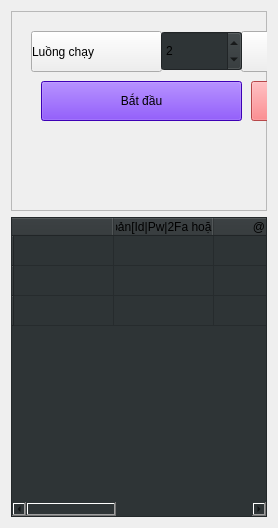
                  <widget class="QWidget" name="page_view">
                   <layout class="QVBoxLayout" name="verticalLayout_4">
                    <item>
                     <widget class="QFrame" name="frame_11">
                      <property name="minimumSize">
                       <size>
                        <width>0</width>
                        <height>200</height>
                       </size>
                      </property>
                      <property name="maximumSize">
                       <size>
                        <width>16777215</width>
                        <height>16777215</height>
                       </size>
                      </property>
                      <property name="frameShape">
                       <enum>QFrame::StyledPanel</enum>
                      </property>
                      <property name="frameShadow">
                       <enum>QFrame::Raised</enum>
                      </property>
                      <widget class="QPushButton" name="start_button">
                       <property name="geometry">
                        <rect>
                         <x>30</x>
                         <y>70</y>
                         <width>201</width>
                         <height>40</height>
                        </rect>
                       </property>
                       <property name="minimumSize">
                        <size>
                         <width>0</width>
                         <height>40</height>
                        </size>
                       </property>
                       <property name="styleSheet">
                        <string notr="true">background-color: rgb(85, 0, 255);

</string>
                       </property>
                       <property name="text">
                        <string>Bắt đầu</string>
                       </property>
                       <property name="icon">
                        <iconset resource="resources.qrc">
                         <normaloff>:/icons/icons/play.png</normaloff>:/icons/icons/play.png</iconset>
                       </property>
                       <property name="iconSize">
                        <size>
                         <width>24</width>
                         <height>24</height>
                        </size>
                       </property>
                      </widget>
                      <widget class="QPushButton" name="stop_button">
                       <property name="geometry">
                        <rect>
                         <x>240</x>
                         <y>70</y>
                         <width>201</width>
                         <height>40</height>
                        </rect>
                       </property>
                       <property name="minimumSize">
                        <size>
                         <width>0</width>
                         <height>40</height>
                        </size>
                       </property>
                       <property name="styleSheet">
                        <string notr="true">background-color: rgb(255, 99, 102);
</string>
                       </property>
                       <property name="text">
                        <string>Tạm dừng</string>
                       </property>
                       <property name="icon">
                        <iconset resource="resources.qrc">
                         <normaloff>:/icons/icons/stop.png</normaloff>:/icons/icons/stop.png</iconset>
                       </property>
                       <property name="iconSize">
                        <size>
                         <width>24</width>
                         <height>24</height>
                        </size>
                       </property>
                      </widget>
                      <widget class="QPushButton" name="pushButton_3">
                       <property name="geometry">
                        <rect>
                         <x>20</x>
                         <y>20</y>
                         <width>131</width>
                         <height>41</height>
                        </rect>
                       </property>
                       <property name="styleSheet">
                        <string notr="true">text-align: left;</string>
                       </property>
                       <property name="text">
                        <string>Luồng chạy</string>
                       </property>
                       <property name="icon">
                        <iconset resource="resources.qrc">
                         <normaloff>:/icons/icons/calendar.png</normaloff>:/icons/icons/calendar.png</iconset>
                       </property>
                       <property name="iconSize">
                        <size>
                         <width>24</width>
                         <height>24</height>
                        </size>
                       </property>
                      </widget>
                      <widget class="QPushButton" name="pushButton_4">
                       <property name="geometry">
                        <rect>
                         <x>230</x>
                         <y>20</y>
                         <width>91</width>
                         <height>41</height>
                        </rect>
                       </property>
                       <property name="text">
                        <string>Delay</string>
                       </property>
                       <property name="icon">
                        <iconset resource="resources.qrc">
                         <normaloff>:/icons/icons/clock.png</normaloff>:/icons/icons/clock.png</iconset>
                       </property>
                       <property name="iconSize">
                        <size>
                         <width>24</width>
                         <height>24</height>
                        </size>
                       </property>
                      </widget>
                      <widget class="QFrame" name="frame_12">
                       <property name="geometry">
                        <rect>
                         <x>590</x>
                         <y>0</y>
                         <width>130</width>
                         <height>62</height>
                        </rect>
                       </property>
                       <property name="frameShape">
                        <enum>QFrame::StyledPanel</enum>
                       </property>
                       <property name="frameShadow">
                        <enum>QFrame::Raised</enum>
                       </property>
                       <layout class="QHBoxLayout" name="horizontalLayout_6">
                        <property name="leftMargin">
                         <number>0</number>
                        </property>
                        <property name="topMargin">
                         <number>0</number>
                        </property>
                        <property name="rightMargin">
                         <number>0</number>
                        </property>
                        <property name="bottomMargin">
                         <number>0</number>
                        </property>
                        <item>
                         <widget class="QPushButton" name="pushButton_5">
                          <property name="text">
                           <string>Tất cả:</string>
                          </property>
                          <property name="icon">
                           <iconset resource="resources.qrc">
                            <normaloff>:/icons/icons/list.png</normaloff>:/icons/icons/list.png</iconset>
                          </property>
                          <property name="iconSize">
                           <size>
                            <width>24</width>
                            <height>24</height>
                           </size>
                          </property>
                         </widget>
                        </item>
                        <item>
                         <widget class="QLabel" name="label_3">
                          <property name="text">
                           <string>62</string>
                          </property>
                         </widget>
                        </item>
                       </layout>
                      </widget>
                      <widget class="QFrame" name="frame_13">
                       <property name="geometry">
                        <rect>
                         <x>590</x>
                         <y>60</y>
                         <width>130</width>
                         <height>62</height>
                        </rect>
                       </property>
                       <property name="frameShape">
                        <enum>QFrame::StyledPanel</enum>
                       </property>
                       <property name="frameShadow">
                        <enum>QFrame::Raised</enum>
                       </property>
                       <layout class="QHBoxLayout" name="horizontalLayout_8">
                        <property name="spacing">
                         <number>0</number>
                        </property>
                        <property name="leftMargin">
                         <number>0</number>
                        </property>
                        <property name="topMargin">
                         <number>0</number>
                        </property>
                        <property name="bottomMargin">
                         <number>0</number>
                        </property>
                        <item>
                         <widget class="QPushButton" name="pushButton_6">
                          <property name="text">
                           <string>Đã chọn</string>
                          </property>
                          <property name="icon">
                           <iconset resource="resources.qrc">
                            <normaloff>:/icons/icons/check.png</normaloff>:/icons/icons/check.png</iconset>
                          </property>
                          <property name="iconSize">
                           <size>
                            <width>24</width>
                            <height>24</height>
                           </size>
                          </property>
                         </widget>
                        </item>
                        <item>
                         <widget class="QLabel" name="label_8">
                          <property name="text">
                           <string>2</string>
                          </property>
                         </widget>
                        </item>
                       </layout>
                      </widget>
                      <widget class="QSpinBox" name="num_threads">
                       <property name="geometry">
                        <rect>
                         <x>150</x>
                         <y>20</y>
                         <width>81</width>
                         <height>40</height>
                        </rect>
                       </property>
                       <property name="minimumSize">
                        <size>
                         <width>20</width>
                         <height>40</height>
                        </size>
                       </property>
                       <property name="maximumSize">
                        <size>
                         <width>150</width>
                         <height>16777215</height>
                        </size>
                       </property>
                       <property name="sizeIncrement">
                        <size>
                         <width>0</width>
                         <height>40</height>
                        </size>
                       </property>
                       <property name="styleSheet">
                        <string notr="true">background-color: rgb(46, 52, 54);</string>
                       </property>
                       <property name="maximum">
                        <number>999</number>
                       </property>
                       <property name="value">
                        <number>2</number>
                       </property>
                      </widget>
                      <widget class="QSpinBox" name="delay_time">
                       <property name="geometry">
                        <rect>
                         <x>360</x>
                         <y>20</y>
                         <width>81</width>
                         <height>40</height>
                        </rect>
                       </property>
                       <property name="minimumSize">
                        <size>
                         <width>20</width>
                         <height>40</height>
                        </size>
                       </property>
                       <property name="maximumSize">
                        <size>
                         <width>150</width>
                         <height>16777215</height>
                        </size>
                       </property>
                       <property name="sizeIncrement">
                        <size>
                         <width>0</width>
                         <height>40</height>
                        </size>
                       </property>
                       <property name="styleSheet">
                        <string notr="true">background-color: rgb(46, 52, 54);</string>
                       </property>
                       <property name="maximum">
                        <number>999999999</number>
                       </property>
                       <property name="value">
                        <number>200</number>
                       </property>
                      </widget>
                     </widget>
                    </item>
                    <item>
                     <widget class="QTableWidget" name="tableWidget">
                      <property name="sizePolicy">
                       <sizepolicy hsizetype="Expanding" vsizetype="Fixed">
                        <horstretch>0</horstretch>
                        <verstretch>0</verstretch>
                       </sizepolicy>
                      </property>
                      <property name="minimumSize">
                       <size>
                        <width>0</width>
                        <height>300</height>
                       </size>
                      </property>
                      <property name="styleSheet">
                       <string notr="true">background-color: rgb(46, 52, 54);</string>
                      </property>
                      <row>
                       <property name="text">
                        <string/>
                       </property>
                      </row>
                      <row>
                       <property name="text">
                        <string/>
                       </property>
                      </row>
                      <row>
                       <property name="text">
                        <string/>
                       </property>
                      </row>
                      <column>
                       <property name="text">
                        <string/>
                       </property>
                      </column>
                      <column>
                       <property name="text">
                        <string>@Tài khoản[Id|Pw|2Fa hoặc Cookie]</string>
                       </property>
                      </column>
                      <column>
                       <property name="text">
                        <string>@Ip</string>
                       </property>
                      </column>
                      <column>
                       <property name="text">
                        <string>@Limit</string>
                       </property>
                      </column>
                      <column>
                       <property name="text">
                        <string>@Trạng thái</string>
                       </property>
                      </column>
                     </widget>
                    </item>
                   </layout>
                  </widget>
